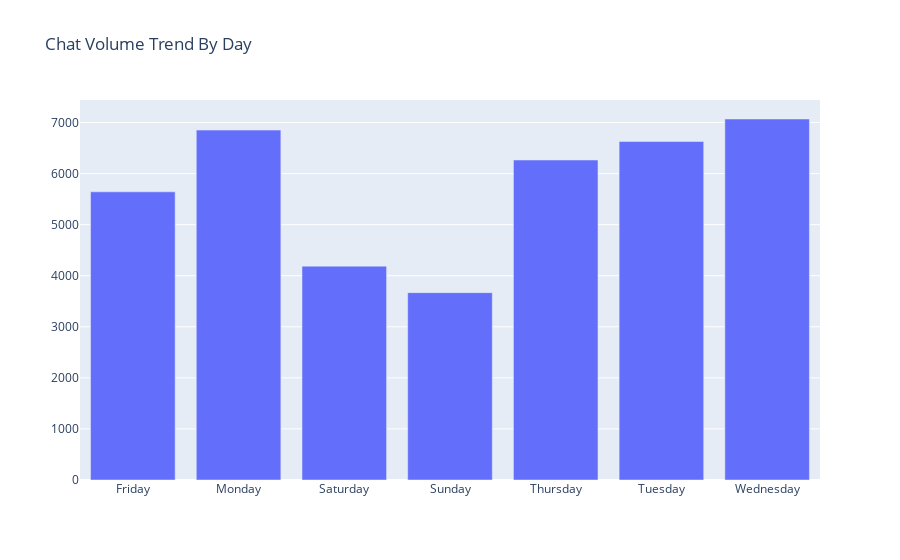

The notebook cell this image was saved under:
### Code cell
plot(data,'Day')

### Figure 1 — Plotly figure (JSON) as saved in the notebook; plotly's stock layout.template omitted (floating-point values rounded to 4 significant figures)
{"data": [{"type": "bar", "x": ["Friday", "Monday", "Saturday", "Sunday", "Thursday", "Tuesday", "Wednesday"], "y": [5643, 6852, 4188, 3669, 6266, 6628, 7069]}], "layout": {"title": {"text": "Chat Volume Trend By Day"}, "xaxis": {"type": "category"}}}
